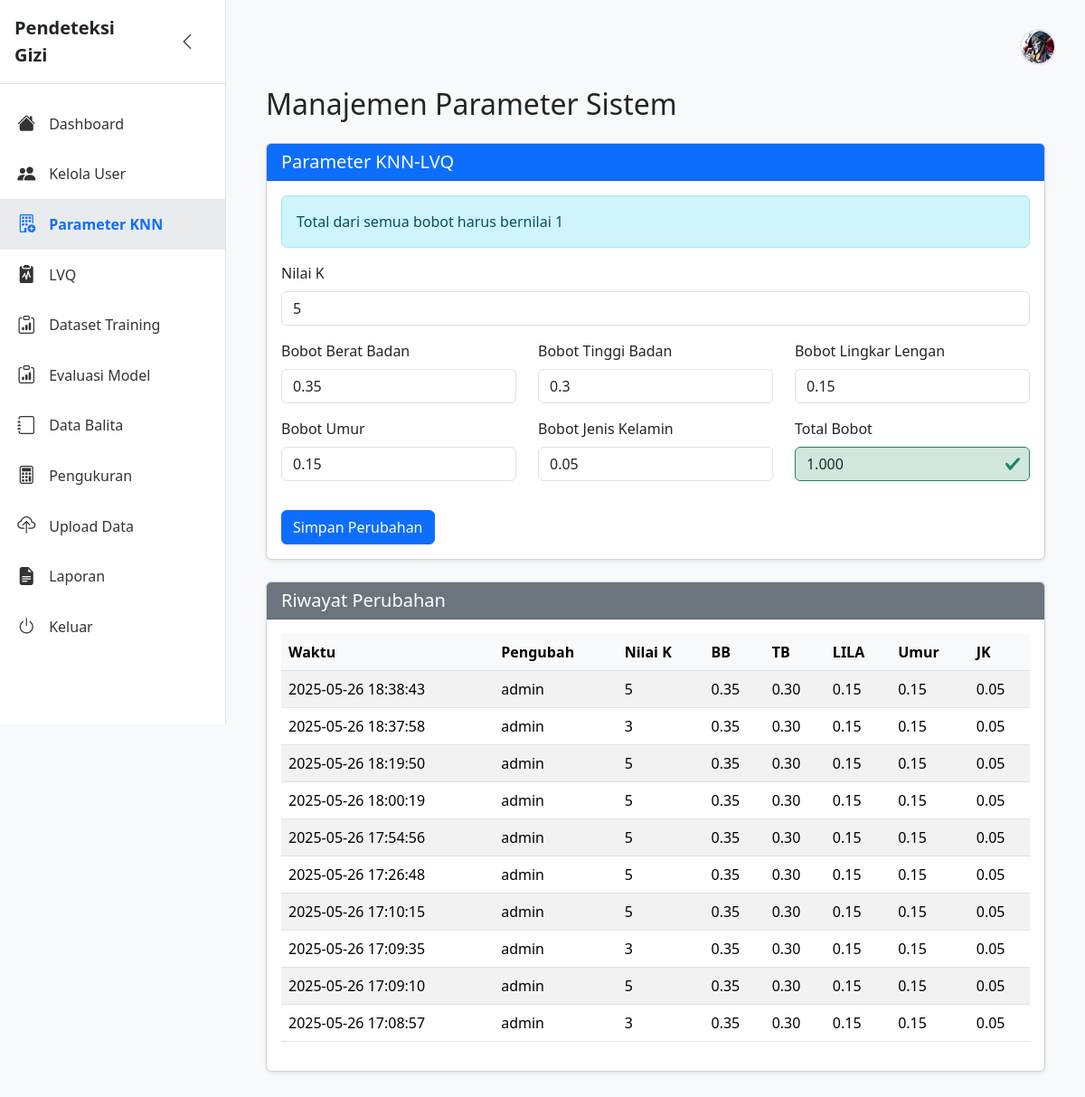
Screenshot of /parameter (signed in) with the database file from the repository.
### tables this page shows
CREATE TABLE parameter_knn (
            id INTEGER PRIMARY KEY AUTOINCREMENT,
            nilai_k INTEGER NOT NULL CHECK (nilai_k > 0),
            bobot_berat REAL NOT NULL CHECK (bobot_berat >= 0 AND bobot_berat <= 1),
            bobot_tinggi REAL NOT NULL CHECK (bobot_tinggi >= 0 AND bobot_tinggi <= 1),
            bobot_lila REAL NOT NULL CHECK (bobot_lila >= 0 AND bobot_lila <= 1),
            bobot_umur REAL NOT NULL CHECK (bobot_umur >= 0 AND bobot_umur <= 1),
            bobot_jk REAL NOT NULL CHECK (bobot_jk >= 0 AND bobot_jk <= 1),
            created_at TIMESTAMP DEFAULT CURRENT_TIMESTAMP,
            CONSTRAINT bobot_valid CHECK (
            ABS((bobot_berat + bobot_tinggi + bobot_lila + bobot_umur + bobot_jk) - 1.0) < 0.0001
            )
        );

CREATE TABLE parameter_history (
            id INTEGER PRIMARY KEY AUTOINCREMENT,
            parameter_id INTEGER NOT NULL,
            changed_by INTEGER NOT NULL,
            nilai_k INTEGER NOT NULL,
            bobot_berat REAL NOT NULL,
            bobot_tinggi REAL NOT NULL,
            bobot_lila REAL NOT NULL,
            bobot_umur REAL NOT NULL,
            bobot_jk REAL NOT NULL,
            changed_at TIMESTAMP DEFAULT CURRENT_TIMESTAMP,
            FOREIGN KEY (parameter_id) REFERENCES parameter_knn (id),
            FOREIGN KEY (changed_by) REFERENCES users (id)
        );

CREATE TABLE users (
            id INTEGER PRIMARY KEY AUTOINCREMENT,
            username TEXT UNIQUE NOT NULL,
            password TEXT NOT NULL,
            nama_lengkap TEXT NOT NULL,
            role TEXT NOT NULL CHECK (role IN ('admin', 'user')),
            created_at TIMESTAMP DEFAULT CURRENT_TIMESTAMP
        , alamat TEXT, tempat_lahir TEXT, tanggal_lahir DATE, pendidikan TEXT, email TEXT, photo TEXT);

### app.py (the view, shortened to what this page needs)
@app.route('/parameter', methods=['GET', 'POST'])
@login_required
def parameter():
    conn = get_db()
    params = conn.execute('SELECT * FROM parameter_knn ORDER BY created_at DESC LIMIT 1').fetchone()
    history = None
    if params:
        history = conn.execute('''
            SELECT ph.*, u.username as pengubah
            FROM parameter_history ph
            JOIN users u ON ph.changed_by = u.id
            ORDER BY changed_at DESC LIMIT 10
        ''').fetchall()
    conn.close()
    return render_template('admin/parameter.html', params=params, history=history)

### app.py (called while the page is built)
def get_db():
    conn = sqlite3.connect(app.config['DATABASE'])
    conn.row_factory = sqlite3.Row
    conn.execute("PRAGMA foreign_keys = ON")
    return conn

def login_required(f):
    @wraps(f)
    def decorated(*args, **kwargs):
        if 'user_id' not in session:
            flash('Silakan login terlebih dahulu', 'danger')
            return redirect(url_for('login'))
        return f(*args, **kwargs)
    return decorated

### templates/admin/parameter.html (shortened to what this page needs)
{% extends "base.html" %}
{% block content %}
<div class="container mt-4">
    <h2 class="mb-4">Manajemen Parameter Sistem</h2>
    <div class="card shadow-sm mb-4">
        <div class="card-header bg-primary text-white">
            <h5 class="card-title mb-0">Parameter KNN-LVQ</h5>
        </div>
        <div class="card-body">
            <form method="POST" action="{{ url_for('parameter') }}" id="parameterForm">
                <div class="alert alert-info">
                     Total dari semua bobot harus bernilai 1
                </div>
                <div class="row">
                    <div class="col-md-12 mb-3">
                        <label for="nilai_k" class="form-label">Nilai K</label>
                        <input type="number" class="form-control" id="nilai_k" name="nilai_k"
                               value="{{ params.nilai_k if params else '' }}" min="1" required>
                    </div>
                </div>
                <div class="row">
                    <div class="col-md-4 mb-3">
                        <label for="bobot_bb" class="form-label">Bobot Berat Badan</label>
                        <input type="number" class="form-control bobot" id="bobot_bb" name="bobot_bb"
                               value="{{ params.bobot_berat if params else '' }}"
                               step="0.01" min="0" max="1" required>
                    </div>
                    <div class="col-md-4 mb-3">
                        <label for="bobot_tb" class="form-label">Bobot Tinggi Badan</label>
                        <input type="number" class="form-control bobot" id="bobot_tb" name="bobot_tb"
                               value="{{ params.bobot_tinggi if params else '' }}"
                               step="0.01" min="0" max="1" required>
                    </div>
                    <div class="col-md-4 mb-3">
                        <label for="bobot_ll" class="form-label">Bobot Lingkar Lengan</label>
                        <input type="number" class="form-control bobot" id="bobot_ll" name="bobot_ll"
                               value="{{ params.bobot_lila if params else '' }}"
                               step="0.01" min="0" max="1" required>
                    </div>
                </div>
                <div class="row">
                    <div class="col-md-4 mb-3">
                        <label for="bobot_umur" class="form-label">Bobot Umur</label>
                        <input type="number" class="form-control bobot" id="bobot_umur" name="bobot_umur"
                               value="{{ params.bobot_umur if params else '' }}"
                               step="0.01" min="0" max="1" required>
                    </div>
                    <div class="col-md-4 mb-3">
                        <label for="bobot_jk" class="form-label">Bobot Jenis Kelamin</label>
                        <input type="number" class="form-control bobot" id="bobot_jk" name="bobot_jk"
                               value="{{ params.bobot_jk if params else '' }}"
                               step="0.01" min="0" max="1" required>
                    </div>
                    <div class="col-md-4 mb-3">
                        <label for="total_bobot" class="form-label">Total Bobot</label>
                        <input type="number" class="form-control" id="total_bobot" readonly
                               value="0">
                    </div>
                </div>
                <div class="mt-3">
                    <button type="submit" class="btn btn-primary" id="submitBtn">Simpan Perubahan</button>
                </div>
            </form>
        </div>
    </div>
    <div class="card shadow-sm">
        <div class="card-header bg-secondary text-white">
            <h5 class="card-title mb-0">Riwayat Perubahan</h5>
        </div>
        <div class="card-body">
            <div class="table-responsive">
                <table class="table table-striped table-hover">
                    <thead>
                        <tr>
                            <th>Waktu</th>
                            <th>Pengubah</th>
                            <th>Nilai K</th>
                            <th>BB</th>
                            <th>TB</th>
                            <th>LILA</th>
                            <th>Umur</th>
                            <th>JK</th>
                        </tr>
                    </thead>
                    <tbody>
                        {% for item in history %}
                        <tr>
                            <td>{{ item.changed_at }}</td>
                            <td>{{ item.pengubah }}</td>
                            <td>{{ item.nilai_k }}</td>
                            <td>{{ "%.2f"|format(item.bobot_berat) }}</td>
                            <td>{{ "%.2f"|format(item.bobot_tinggi) }}</td>
                            <td>{{ "%.2f"|format(item.bobot_lila) }}</td>
                            <td>{{ "%.2f"|format(item.bobot_umur) }}</td>
                            <td>{{ "%.2f"|format(item.bobot_jk) }}</td>
                        </tr>
                        {% endfor %}
                    </tbody>
                </table>
            </div>
        </div>
    </div>
</div>
{% endblock %}

### templates/base.html (shortened to what this page needs)
<!DOCTYPE html>
<html lang="id">
<head>
    <link href="https://cdn.jsdelivr.net/npm/bootstrap@5.3.2/dist/css/bootstrap.min.css" rel="stylesheet">
    <link href="https://cdn.jsdelivr.net/npm/bootstrap-icons@1.11.3/font/bootstrap-icons.css" rel="stylesheet">
</head>
<body>
    {% if session.get('user_id') %}
    <div class="sidebar" id="sidebar">
        <div class="d-flex align-items-center justify-content-between p-3 border-bottom">
            <span class="fw-bold fs-5">Pendeteksi Gizi</span>
            <button class="sidebar-toggler" id="sidebarToggler">
                <i class="bi bi-chevron-left"></i>
            </button>
        </div>
        <ul class="nav flex-column mt-3">
            <li class="nav-item">
                <a class="nav-link {% if request.endpoint=='dashboard' %}active{% endif %}"
                   href="{{ url_for('dashboard') }}">
                    <i class="bi bi-house-fill"></i>
                    <span>Dashboard</span>
                </a>
            </li>
            {% if session['role'] == 'admin' %}
            <li class="nav-item">
                <a class="nav-link {% if request.endpoint=='kelola_user' %}active{% endif %}"
                   href="{{ url_for('kelola_user') }}">
                    <i class="bi bi-people-fill"></i>
                    <span>Kelola User</span>
                </a>
            </li>
            <li class="nav-item">
                <a class="nav-link {% if request.endpoint=='parameter' %}active{% endif %}"
                   href="{{ url_for('parameter') }}">
                    <i class="bi bi-building-add"></i>
                    <span>Parameter KNN</span>
                </a>
            </li>
            <li class="nav-item">
                <a class="nav-link {% if request.endpoint=='lvq_prototype' %}active{% endif %}"
                   href="{{ url_for('lvq_prototype') }}">
                    <i class="bi bi-clipboard2-pulse-fill"></i>
                    <span>LVQ</span>
                </a>
            </li>
            <li class="nav-item">
                <a class="nav-link {% if request.endpoint=='kelola_dataset_training' %}active{% endif %}"
                   href="{{ url_for('kelola_dataset_training') }}">
                    <i class="bi bi-clipboard-data"></i>
                    <span>Dataset Training</span>
                </a>
            </li>
            <li class="nav-item">
                <a class="nav-link {% if request.endpoint=='evaluasi_model' %}active{% endif %}"
                   href="{{ url_for('evaluasi_model') }}">
                    <i class="bi bi-clipboard-data"></i>
                    <span>Evaluasi Model</span>
                </a>
            </li>
            {% endif %}
            <li class="nav-item">
                <a class="nav-link {% if request.endpoint=='data_balita' %}active{% endif %}"
                   href="{{ url_for('data_balita') }}">
                    <i class="bi bi-journal"></i>
                    <span>Data Balita</span>
                </a>
            </li>
            <li class="nav-item">
                <a class="nav-link {% if request.endpoint=='data_pengukuran' %}active{% endif %}"
                   href="{{ url_for('data_pengukuran') }}">
                    <i class="bi bi-calculator"></i>
                    <span>Pengukuran</span>
                </a>
            </li>
            <li class="nav-item">
                <a class="nav-link {% if request.endpoint=='upload_balita_pengukuran' %}active{% endif %}"
                   href="{{ url_for('upload_balita_pengukuran') }}">
                    <i class="bi bi-cloud-upload"></i>
                    <span>Upload Data</span>
                </a>
            </li>
            <li class="nav-item">
                <a class="nav-link {% if request.endpoint=='laporan' %}active{% endif %}"
                   href="{{ url_for('laporan') }}">
                    <i class="bi bi-file-earmark-text-fill"></i>
                    <span>Laporan</span>
                </a>
            </li>
            <li class="nav-item">
                <a class="nav-link" href="{{ url_for('logout') }}" onclick="return confirmLogout();">
                    <i class="bi bi-power"></i>
                    <span>Keluar</span>
                </a>
            </li>
        </ul>
    </div>
    {% endif %}
    <main>
        <div class="d-flex justify-content-between align-items-center mb-4">
            <div class="profile-icon">
                <img src="{{ url_for('static', filename='img/' + (session.get('photo') or 'default-profile.png')) }}"
                     alt="Profile"
                     id="user-photo">
            </div>
        </div>
        {% block content %}{% endblock %}
    </main>
</body>
</html>

### templates/base.html (style rules this page uses)
body { background: #f8f9fa; }
.sidebar { height: 100vh; position: fixed; left: 0; top: 0; bottom: 0; background: #fff; border-right: 1px solid #dee2e6; z-index: 1000; transition: width 0.3s; width: 250px; overflow-y: auto; }
.sidebar .sidebar-toggler { background: none; border: none; color: #333; width: 100%; text-align: right; padding: 0.5rem 1rem; font-size: 1.25rem; }
.sidebar .nav-link { color: #333; padding: 0.8rem 1.2rem; display: flex; align-items: center; transition: all 0.3s; }
.sidebar .nav-link i { margin-right: 10px; font-size: 1.25rem; min-width: 25px; }
.sidebar .nav-link.active { background: #e9ecef; color: #0d6efd; font-weight: bold; }
main { margin-left: 250px; padding: 2rem; transition: margin-left 0.3s; }
.profile-icon { cursor: pointer; position: relative; }
#user-photo { width: 40px; height: 40px; border-radius: 50%; object-fit: cover; border: 2px solid #e2e8f0; }

### templates/admin/parameter.html (style rules this page uses)
.form-label { font-weight: 500; }
.card { margin-bottom: 2rem; }
.table th { background-color: #f8f9fa; }
.is-valid { border-color: #198754; background-color: #d1e7dd !important; }

### rows the page displays
parameter_knn: nilai_k "5", bobot_bb "0.35", bobot_tb "0.3", bobot_ll "0.15", bobot_umur "0.15", bobot_jk "0.05"
parameter_history: changed_at "2025-05-26 18:38:43", pengubah "admin", nilai_k "5", bobot_berat "0.35", bobot_tinggi "0.30", bobot_lila "0.15", bobot_umur "0.15", bobot_jk "0.05"
parameter_history: changed_at "2025-05-26 18:37:58", pengubah "admin", nilai_k "3", bobot_berat "0.35", bobot_tinggi "0.30", bobot_lila "0.15", bobot_umur "0.15", bobot_jk "0.05"
parameter_history: changed_at "2025-05-26 18:19:50", pengubah "admin", nilai_k "5", bobot_berat "0.35", bobot_tinggi "0.30", bobot_lila "0.15", bobot_umur "0.15", bobot_jk "0.05"
parameter_history: changed_at "2025-05-26 18:00:19", pengubah "admin", nilai_k "5", bobot_berat "0.35", bobot_tinggi "0.30", bobot_lila "0.15", bobot_umur "0.15", bobot_jk "0.05"
parameter_history: changed_at "2025-05-26 17:54:56", pengubah "admin", nilai_k "5", bobot_berat "0.35", bobot_tinggi "0.30", bobot_lila "0.15", bobot_umur "0.15", bobot_jk "0.05"
parameter_history: changed_at "2025-05-26 17:26:48", pengubah "admin", nilai_k "5", bobot_berat "0.35", bobot_tinggi "0.30", bobot_lila "0.15", bobot_umur "0.15", bobot_jk "0.05"
parameter_history: changed_at "2025-05-26 17:10:15", pengubah "admin", nilai_k "5", bobot_berat "0.35", bobot_tinggi "0.30", bobot_lila "0.15", bobot_umur "0.15", bobot_jk "0.05"
parameter_history: changed_at "2025-05-26 17:09:35", pengubah "admin", nilai_k "3", bobot_berat "0.35", bobot_tinggi "0.30", bobot_lila "0.15", bobot_umur "0.15", bobot_jk "0.05"
parameter_history: changed_at "2025-05-26 17:09:10", pengubah "admin", nilai_k "5", bobot_berat "0.35", bobot_tinggi "0.30", bobot_lila "0.15", bobot_umur "0.15", bobot_jk "0.05"
parameter_history: changed_at "2025-05-26 17:08:57", pengubah "admin", nilai_k "3", bobot_berat "0.35", bobot_tinggi "0.30", bobot_lila "0.15", bobot_umur "0.15", bobot_jk "0.05"
